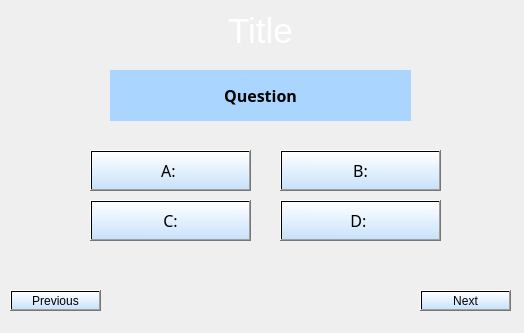
<?xml version="1.0" encoding="UTF-8"?>
<ui version="4.0">
 <class>StudentTestWindowClass</class>
 <widget class="QDialog" name="StudentTestWindowClass">
  <property name="geometry">
   <rect>
    <x>0</x>
    <y>0</y>
    <width>524</width>
    <height>333</height>
   </rect>
  </property>
  <property name="windowTitle">
   <string>StudentTestWindow</string>
  </property>
  <widget class="QLabel" name="background">
   <property name="geometry">
    <rect>
     <x>-70</x>
     <y>-50</y>
     <width>701</width>
     <height>431</height>
    </rect>
   </property>
   <property name="text">
    <string/>
   </property>
   <property name="pixmap">
    <pixmap>../../../../../../../../sprint-eschool-dataforce - Repo/sprint-eschool-dataforce/DataForce/PL/images/menu_background.jpg</pixmap>
   </property>
  </widget>
  <widget class="QLabel" name="title">
   <property name="geometry">
    <rect>
     <x>0</x>
     <y>10</y>
     <width>521</width>
     <height>41</height>
    </rect>
   </property>
   <property name="font">
    <font>
     <family>Segoe UI</family>
     <pointsize>26</pointsize>
     <italic>false</italic>
     <bold>false</bold>
    </font>
   </property>
   <property name="styleSheet">
    <string notr="true">
color: rgb(255, 255, 255);
font: 26pt &quot;Segoe UI&quot;;</string>
   </property>
   <property name="text">
    <string>Title</string>
   </property>
   <property name="alignment">
    <set>Qt::AlignmentFlag::AlignCenter</set>
   </property>
  </widget>
  <widget class="QPushButton" name="nextButton">
   <property name="geometry">
    <rect>
     <x>420</x>
     <y>290</y>
     <width>91</width>
     <height>21</height>
    </rect>
   </property>
   <property name="styleSheet">
    <string notr="true">background-color: qlineargradient(spread:pad, x1:0.52, y1:1, x2:0.525, y2:0, stop:0 rgba(200, 226, 251, 255), stop:1 rgba(255, 255, 255, 255));
color: rgb(0, 0, 0);
</string>
   </property>
   <property name="text">
    <string>Next</string>
   </property>
  </widget>
  <widget class="QPushButton" name="previousButton">
   <property name="geometry">
    <rect>
     <x>10</x>
     <y>290</y>
     <width>91</width>
     <height>21</height>
    </rect>
   </property>
   <property name="styleSheet">
    <string notr="true">background-color: qlineargradient(spread:pad, x1:0.52, y1:1, x2:0.525, y2:0, stop:0 rgba(200, 226, 251, 255), stop:1 rgba(255, 255, 255, 255));
color: rgb(0, 0, 0);
</string>
   </property>
   <property name="text">
    <string>Previous</string>
   </property>
  </widget>
  <widget class="QLabel" name="question">
   <property name="geometry">
    <rect>
     <x>110</x>
     <y>70</y>
     <width>301</width>
     <height>51</height>
    </rect>
   </property>
   <property name="font">
    <font>
     <family>Rockwell</family>
     <pointsize>12</pointsize>
     <bold>true</bold>
    </font>
   </property>
   <property name="styleSheet">
    <string notr="true">background-color: rgb(169, 213, 255);
color: rgb(0, 0, 0);</string>
   </property>
   <property name="text">
    <string>Question</string>
   </property>
   <property name="alignment">
    <set>Qt::AlignmentFlag::AlignCenter</set>
   </property>
  </widget>
  <widget class="QPushButton" name="optionD">
   <property name="geometry">
    <rect>
     <x>280</x>
     <y>200</y>
     <width>161</width>
     <height>41</height>
    </rect>
   </property>
   <property name="font">
    <font>
     <family>Rockwell</family>
     <pointsize>12</pointsize>
     <italic>false</italic>
     <bold>false</bold>
    </font>
   </property>
   <property name="styleSheet">
    <string notr="true">background-color: qlineargradient(spread:pad, x1:0.52, y1:1, x2:0.525, y2:0, stop:0 rgba(200, 226, 251, 255), stop:1 rgba(255, 255, 255, 255));
color: rgb(0, 0, 0);
</string>
   </property>
   <property name="text">
    <string>D: </string>
   </property>
  </widget>
  <widget class="QPushButton" name="optionB">
   <property name="geometry">
    <rect>
     <x>280</x>
     <y>150</y>
     <width>161</width>
     <height>41</height>
    </rect>
   </property>
   <property name="font">
    <font>
     <family>Rockwell</family>
     <pointsize>12</pointsize>
     <italic>false</italic>
     <bold>false</bold>
    </font>
   </property>
   <property name="styleSheet">
    <string notr="true">background-color: qlineargradient(spread:pad, x1:0.52, y1:1, x2:0.525, y2:0, stop:0 rgba(200, 226, 251, 255), stop:1 rgba(255, 255, 255, 255));
color: rgb(0, 0, 0);
</string>
   </property>
   <property name="text">
    <string>B:</string>
   </property>
  </widget>
  <widget class="QPushButton" name="optionC">
   <property name="geometry">
    <rect>
     <x>90</x>
     <y>200</y>
     <width>161</width>
     <height>41</height>
    </rect>
   </property>
   <property name="font">
    <font>
     <family>Rockwell</family>
     <pointsize>12</pointsize>
     <italic>false</italic>
     <bold>false</bold>
    </font>
   </property>
   <property name="styleSheet">
    <string notr="true">background-color: qlineargradient(spread:pad, x1:0.52, y1:1, x2:0.525, y2:0, stop:0 rgba(200, 226, 251, 255), stop:1 rgba(255, 255, 255, 255));
color: rgb(0, 0, 0);
</string>
   </property>
   <property name="text">
    <string>C:</string>
   </property>
  </widget>
  <widget class="QPushButton" name="optionA">
   <property name="geometry">
    <rect>
     <x>90</x>
     <y>150</y>
     <width>161</width>
     <height>41</height>
    </rect>
   </property>
   <property name="font">
    <font>
     <family>Rockwell</family>
     <pointsize>12</pointsize>
     <italic>false</italic>
     <bold>false</bold>
    </font>
   </property>
   <property name="styleSheet">
    <string notr="true">background-color: qlineargradient(spread:pad, x1:0.52, y1:1, x2:0.525, y2:0, stop:0 rgba(200, 226, 251, 255), stop:1 rgba(255, 255, 255, 255));
color: rgb(0, 0, 0);
</string>
   </property>
   <property name="text">
    <string>A: </string>
   </property>
  </widget>
 </widget>
 <layoutdefault spacing="6" margin="11"/>
 <resources/>
 <connections/>
</ui>
